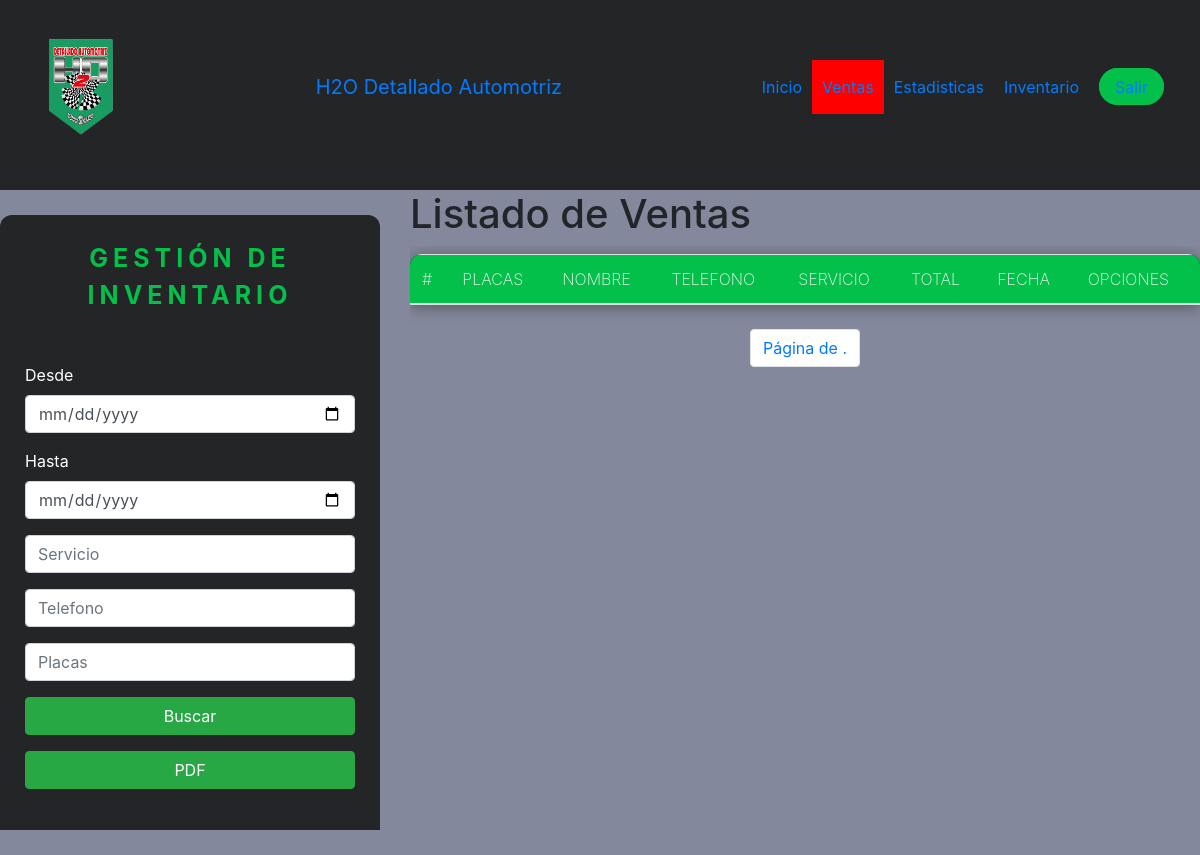
The page /org/ventas on the database as committed earlier.
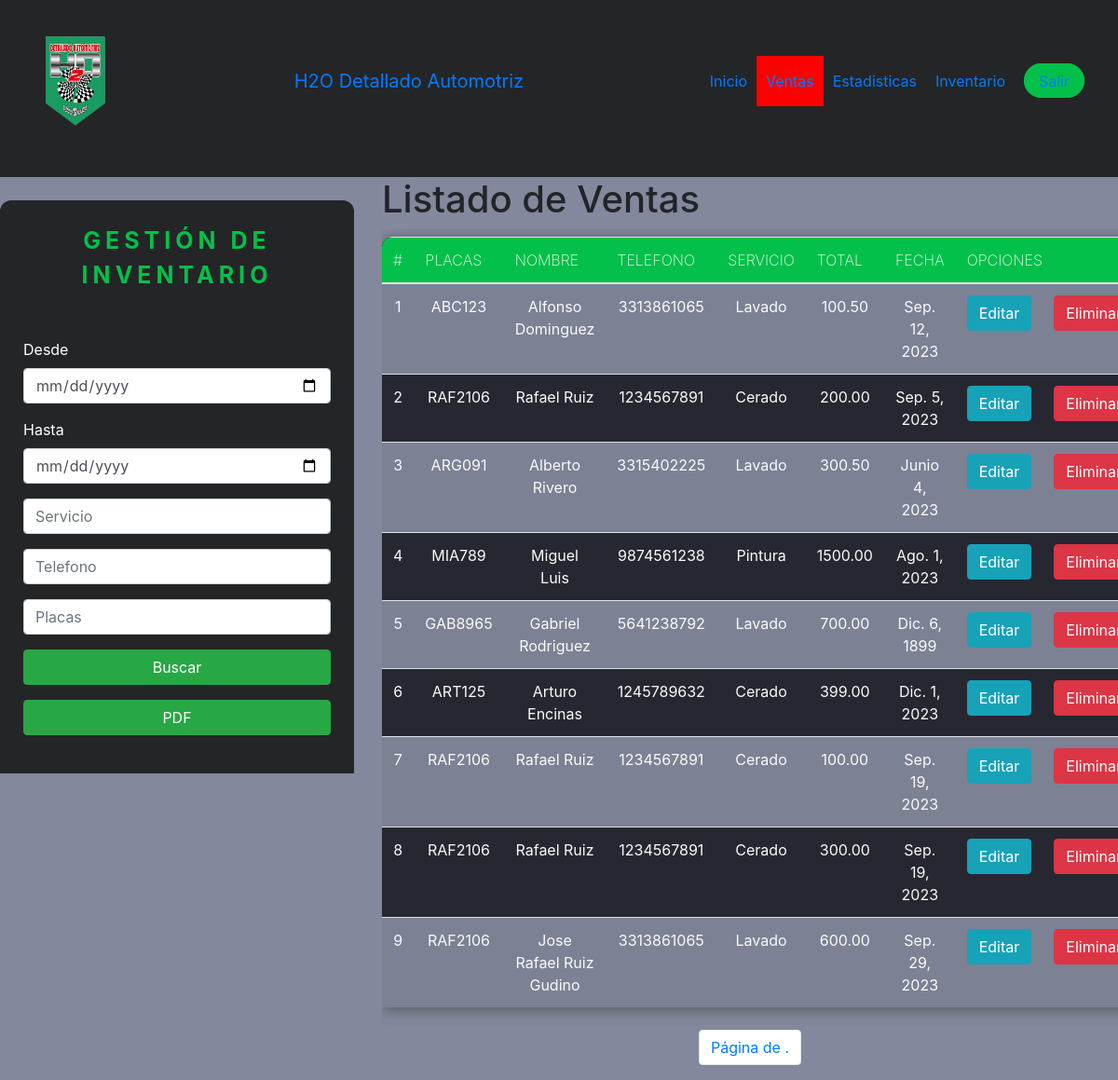
The same page on the database as committed later.
### adminpages/models.py (models this page shows)
class ServicePage(models.Model):
  first_name = models.CharField(max_length=150)
  last_name = models.CharField(max_length=150)
  phone = models.CharField(max_length=15)
  type_service = models.CharField(max_length=100)
  plate_code = models.CharField(max_length=7)
  price = models.DecimalField(max_digits=10, decimal_places=2)
  service_date = models.DateField(auto_now_add=True)
  hour_date = models.TimeField(auto_now_add=True)

### adminpages/views.py (the view)
# urls.py: path('ventas', views.Ventas, name='ventas'),
def Ventas(request):
  ventasLista = ServicePage.objects.all()
  return render(request,'adminpages/ventas.html',{'ventas': ventasLista})

### adminpages/templates/adminpages/ventas.html (shortened to what this page needs)
{% extends 'base.html' %}
{% block content %}
<div class="row">
    <div class="col-sm-12 col-md-6 col-lg-4 col-xl-4">
        <div class="wrapper">
            <div class="registration_form">
              <div class="title">Gestión de Inventario</div>
                <form class="form-group mt-5" action="buscarVenta" method="GET">
                  <div class="mt-4">
                    <div class="form-group">
                      <label for="txtdate1">Desde</label>
                        <input type="date" id="txtdate1" name="txtdate1" class="form-control" placeholder="Desde"
                           maxlength="50">
                    </div>
                    <div class="form-group">
                      <label for="txtdate1">Hasta</label>
                        <input type="date" id="txtdate2" name="txtdate2" class="form-control" placeholder="Hasta"
                            maxlength="200">
                    </div>
                  </div>
                  <div class="form-group">
                    <input type="txt" id="txtServicio" name="txtServicio" class="form-control" placeholder="Servicio"
                        maxlength="50">
                  </div>
                    <div class="form-group">
                      <input type="text" id="txtTelefono" name="txtTelefono" class="form-control" placeholder="Telefono"
                          maxlength="150">
                    </div>
                    <div class="form-group">
                      <input type="txt" id="txtPlacas" name="txtPlacas" class="form-control" placeholder="Placas"
                          maxlength="50">
                    </div>
                    <div class="form-group">
                        <button type="submit" name="accion" value="buscar" class="btn btn-success btn-block text-white">Buscar</button>
                    </div>
                    <div class="form-group">
                        <button type="submit" name="accion" value="descargar" class="btn btn-success btn-block text-white">PDF</button>
                    </div>
                </form>
            </div>
        </div>
    </div>
    <div class="col-sm-12 col-md-6 col-lg-8 col-xl-8">
        <h1>Listado de Ventas</h1>
        <div class="table-responsive py-2">
            <table class="table table-striped">
                <thead>
                    <tr>
                        <th>#</th>
                        <th>Placas</th>
                        <th>Nombre</th>
                        <th>Telefono</th>
                        <th>Servicio</th>
                        <th>Total</th>
                        <th>Fecha</th>
                        <th colspan="2">Opciones</th>
                    </tr>
                </thead>
                <tbody>
                    {% for i in ventas %}
                    <tr>
                        <td>{{forloop.counter}}</td>
                        <td>{{i.plate_code}}</td>
                        <td>{{i.first_name}} {{i.last_name}}</td>
                        <td>{{i.phone}}</td>
                        <td>{{i.type_service}}</td>
                        <td>{{i.price}}</td>
                        <td>{{i.service_date}}</td>
                        <td><a href="edicionVenta/{{i.id}}" class="btn btn-info">Editar</a></td>
                        <td><a href="eliminarVenta/{{i.id}}" class="btn btn-danger btnEliminacion">Eliminar</a></td>
                    </tr>
                    {% endfor %}
                </tbody>
            </table>
        </div>
        <div class="pagination justify-content-center">
          <ul class="pagination">
              <li class="page-item">
                  <span class="page-link">Página {{ page.number }} de {{ page.paginator.num_pages }}.</span>
              </li>
          </ul>
      </div>
    </div>
</div>
{% endblock %}

### static/templates/base.html (shortened to what this page needs)
{% load static %}
<!DOCTYPE html>
<html lang="es">
  <head>
    <link href="{% static 'css/style.css'%}" rel="stylesheet" />
    <link href="{% static 'css/navbar.css'%} " rel="stylesheet" />
    <link href="{% static 'css/productos.css'%} " rel="stylesheet" />
    <link href="{% static 'css/table.css'%} " rel="stylesheet" />
    <link rel="stylesheet" href="https://cdn.jsdelivr.net/npm/bootstrap@4.5.3/dist/css/bootstrap.min.css"
>
    <link
      href="https://unpkg.com/boxicons@2.0.9/css/boxicons.min.css"
      rel="stylesheet"
    />
  </head>
  <body>
    <header>
      <nav>
        <ul class="menu">
          <li class="logo_img">
            <a href="{% url 'home' %}"
              ><img src="{% static 'Images/logo.png'%}" width="70px"
            /></a>
          </li>
          {% with request.resolver_match.view_name as view_name %}
          <li class="logo "><a href="{% url 'home' %}">H2O Detallado Automotriz</a></li>
          <li class="item {% if view_name == 'home' %} selected{% endif %}"><a href="{% url 'home' %}">Inicio</a></li>
          <li class="item {% if view_name == 'ventas' %} selected{% endif %}"><a href="{% url 'ventas' %}">Ventas</a></li>
          <li class="item {% if view_name == 'estadisticas' %} selected{% endif %}"><a href="{% url 'estadisticas' %}">Estadisticas</a></li>
          <li class="item {% if view_name == 'inventario' %} selected{% endif %}"><a href="{% url 'inventario' %}">Inventario</a></li>
          {% endwith %}
          <li class="item button"><a href="{% url 'logout' %}">Salir</a></li>
        </ul>
      </nav>
    </header>
    <main>
      {% block content %}
      {% endblock %}
    </main>
  </body>
</html>

### static/css/style.css (style rules this page uses)
:root { --parakeet: #03c04a; --slate: #242527; }
* { margin: 0; padding: 0; box-sizing: border-box; }
body { font-family: "Roboto Condensed", sans-serif; }
main,body,footer { background: #84889c; }
html, body { margin: 0px; padding: 0px; height: 100%; }
body { padding-bottom: 81px; min-height: calc(100% - 81px); position: relative; }
.wrapper { padding-top: 25px; padding-bottom: 25px; display: flex; justify-content: center; align-items: center; }
.registration_form { background: var(--slate); padding: 25px; border-radius: 12px 12px 0 0; width: 400px; }
.registration_form .title { text-align: center; font-size: 25px; text-transform: uppercase; color: var(--parakeet); letter-spacing: 5px; font-weight: 700; }

### static/css/navbar.css (style rules this page uses)
:root { --parakeet: #03c04a; --slate: #242527; }
nav { background: var(--slate); padding: 5px 20px; }
ul { list-style-type: none; }
a { color: white; text-decoration: none; }
.menu li { font-size: 16px; padding: 15px 5px; white-space: nowrap; }
.logo a, .toggle a { font-size: 20px; }
.menu { display: flex; flex-wrap: wrap; justify-content: space-between; align-items: center; }
.item.button { order: 2; }
.item { width: 100%; text-align: center; order: 3; display: none; }
@media all and (min-width: 468px) { .menu { justify-content: center; } }
@media all and (min-width: 468px) { .logo { flex: 1; } }
@media all and (min-width: 468px) { .item.button { width: auto; order: 1; display: block; } }
@media all and (min-width: 468px) { .button a { padding: 7.5px 15px; background: var(--parakeet); border: 1px var(--parakeet) solid; border-radius:50em; } }
@media all and (min-width: 768px) { .item { display: block; width: auto; } }
@media all and (min-width: 768px) { .logo { order: 0; } }
@media all and (min-width: 768px) { .item { order: 1; } }
@media all and (min-width: 768px) { .button { order: 2; } }
@media all and (min-width: 768px) { .menu li { padding: 15px 10px; } }
@media all and (min-width: 768px) { .menu li.button { padding-right: 0; } }

### static/css/productos.css (style rules this page uses)
body { font-family: Arial, sans-serif; margin: 0; padding: 0; background-color: #9597a6; }
a { text-decoration: none; }
header { background-color: #242527; color: #fff; text-align: center; padding: 1rem; }

### static/css/table.css (style rules this page uses)
:root { --parakeet: #03c04a; --slate: #242527; --darkslateeven: #2a2a35; --darkslategray: #272731; }
main { background: #84889c; }
table { width: 60%; border-collapse: collapse; border-spacing: 0; box-shadow: 0 2px 15px rgba(64, 64, 64, 0.7); border-radius: 12px 12px 0 0; overflow: hidden; margin-left: auto; margin-right: auto; margin-top: 0px; margin-bottom: 25px; }
td, th { padding: 15px 20px; text-align: center; }
th { background-color: var(--parakeet); color: #fafafa; font-weight: 200; text-transform: uppercase; }
tr { width: 100%; background-color: black; color: #fafafa; }
tr:nth-child(even) { background-color: var(--darkslategray); }

### static/templates/base.html (style rules this page uses)
.selected { background-color: red; }

### adminpages/templates/adminpages/ventas.html (style rules this page uses)
label { color: white; }

Rows that differ between the two databases and show on the page:
added ServicePage: plate_code "ABC123", first_name "Alfonso", last_name "Dominguez", phone "3313861065", type_service "Lavado", price "100.50", service_date "Sep. 12, 2023"
added ServicePage: plate_code "RAF2106", first_name "Rafael", last_name "Ruiz", phone "1234567891", type_service "Cerado", price "200.00", service_date "Sep. 5, 2023"
added ServicePage: plate_code "ARG091", first_name "Alberto", last_name "Rivero", phone "3315402225", type_service "Lavado", price "300.50", service_date "Junio 4, 2023"
added ServicePage: plate_code "MIA789", first_name "Miguel", last_name "Luis", phone "9874561238", type_service "Pintura", price "1500.00", service_date "Ago. 1, 2023"
added ServicePage: plate_code "GAB8965", first_name "Gabriel", last_name "Rodriguez", phone "5641238792", type_service "Lavado", price "700.00", service_date "Dic. 6, 1899"
added ServicePage: plate_code "ART125", first_name "Arturo", last_name "Encinas", phone "1245789632", type_service "Cerado", price "399.00", service_date "Dic. 1, 2023"
added ServicePage: plate_code "RAF2106", first_name "Rafael", last_name "Ruiz", phone "1234567891", type_service "Cerado", price "100.00", service_date "Sep. 19, 2023"
added ServicePage: plate_code "RAF2106", first_name "Rafael", last_name "Ruiz", phone "1234567891", type_service "Cerado", price "300.00", service_date "Sep. 19, 2023"
added ServicePage: plate_code "RAF2106", first_name "Jose Rafael", last_name "Ruiz Gudino", phone "3313861065", type_service "Lavado", price "600.00", service_date "Sep. 29, 2023"
